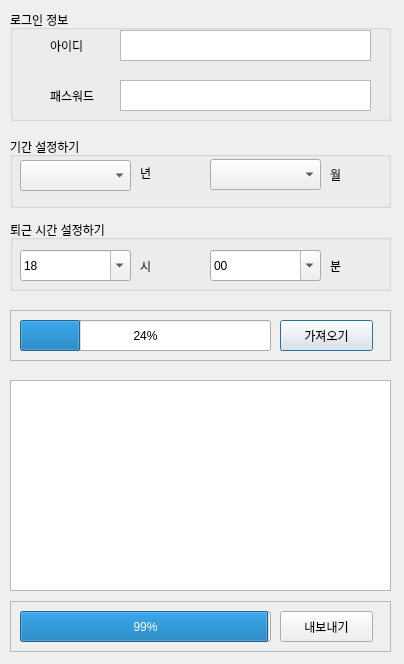
<?xml version="1.0" encoding="UTF-8"?>
<ui version="4.0">
 <class>Dialog</class>
 <widget class="QDialog" name="Dialog">
  <property name="geometry">
   <rect>
    <x>0</x>
    <y>0</y>
    <width>404</width>
    <height>664</height>
   </rect>
  </property>
  <property name="sizePolicy">
   <sizepolicy hsizetype="Fixed" vsizetype="Fixed">
    <horstretch>0</horstretch>
    <verstretch>0</verstretch>
   </sizepolicy>
  </property>
  <property name="windowTitle">
   <string>Dialog</string>
  </property>
  <widget class="QGroupBox" name="U_LoginInfo">
   <property name="geometry">
    <rect>
     <x>10</x>
     <y>10</y>
     <width>381</width>
     <height>111</height>
    </rect>
   </property>
   <property name="title">
    <string>로그인 정보</string>
   </property>
   <widget class="QTextEdit" name="G_User_PW">
    <property name="geometry">
     <rect>
      <x>110</x>
      <y>70</y>
      <width>251</width>
      <height>31</height>
     </rect>
    </property>
   </widget>
   <widget class="QTextEdit" name="G_User_ID">
    <property name="geometry">
     <rect>
      <x>110</x>
      <y>20</y>
      <width>251</width>
      <height>31</height>
     </rect>
    </property>
   </widget>
   <widget class="QLabel" name="label">
    <property name="geometry">
     <rect>
      <x>40</x>
      <y>30</y>
      <width>56</width>
      <height>12</height>
     </rect>
    </property>
    <property name="text">
     <string>아이디</string>
    </property>
   </widget>
   <widget class="QLabel" name="label_2">
    <property name="geometry">
     <rect>
      <x>40</x>
      <y>80</y>
      <width>56</width>
      <height>12</height>
     </rect>
    </property>
    <property name="text">
     <string>패스워드</string>
    </property>
   </widget>
  </widget>
  <widget class="QGroupBox" name="U_SetDate">
   <property name="geometry">
    <rect>
     <x>10</x>
     <y>137</y>
     <width>381</width>
     <height>71</height>
    </rect>
   </property>
   <property name="title">
    <string>기간 설정하기</string>
   </property>
   <widget class="QComboBox" name="G_User_SetYear">
    <property name="geometry">
     <rect>
      <x>10</x>
      <y>23</y>
      <width>111</width>
      <height>31</height>
     </rect>
    </property>
   </widget>
   <widget class="QComboBox" name="G_User_SetMonth">
    <property name="geometry">
     <rect>
      <x>200</x>
      <y>22</y>
      <width>111</width>
      <height>31</height>
     </rect>
    </property>
   </widget>
   <widget class="QLabel" name="label_3">
    <property name="geometry">
     <rect>
      <x>130</x>
      <y>30</y>
      <width>56</width>
      <height>12</height>
     </rect>
    </property>
    <property name="text">
     <string>년</string>
    </property>
   </widget>
   <widget class="QLabel" name="label_4">
    <property name="geometry">
     <rect>
      <x>320</x>
      <y>30</y>
      <width>61</width>
      <height>16</height>
     </rect>
    </property>
    <property name="text">
     <string>월</string>
    </property>
   </widget>
  </widget>
  <widget class="QGroupBox" name="U_SetTime">
   <property name="geometry">
    <rect>
     <x>10</x>
     <y>220</y>
     <width>381</width>
     <height>71</height>
    </rect>
   </property>
   <property name="title">
    <string>퇴근 시간 설정하기</string>
   </property>
   <widget class="QFontComboBox" name="G_User_SetHour">
    <property name="geometry">
     <rect>
      <x>10</x>
      <y>30</y>
      <width>111</width>
      <height>31</height>
     </rect>
    </property>
    <property name="currentText">
     <string>18</string>
    </property>
   </widget>
   <widget class="QFontComboBox" name="G_User_SetMinute">
    <property name="geometry">
     <rect>
      <x>200</x>
      <y>30</y>
      <width>111</width>
      <height>31</height>
     </rect>
    </property>
    <property name="currentText">
     <string>00</string>
    </property>
   </widget>
   <widget class="QLabel" name="label_5">
    <property name="geometry">
     <rect>
      <x>130</x>
      <y>40</y>
      <width>56</width>
      <height>12</height>
     </rect>
    </property>
    <property name="text">
     <string>시</string>
    </property>
   </widget>
   <widget class="QLabel" name="label_6">
    <property name="geometry">
     <rect>
      <x>320</x>
      <y>40</y>
      <width>56</width>
      <height>12</height>
     </rect>
    </property>
    <property name="text">
     <string>분</string>
    </property>
   </widget>
  </widget>
  <widget class="QTableView" name="U_Print_OTTable">
   <property name="geometry">
    <rect>
     <x>10</x>
     <y>380</y>
     <width>381</width>
     <height>211</height>
    </rect>
   </property>
   <property name="sizePolicy">
    <sizepolicy hsizetype="Fixed" vsizetype="Fixed">
     <horstretch>0</horstretch>
     <verstretch>0</verstretch>
    </sizepolicy>
   </property>
   <property name="minimumSize">
    <size>
     <width>0</width>
     <height>0</height>
    </size>
   </property>
   <property name="sizeIncrement">
    <size>
     <width>0</width>
     <height>0</height>
    </size>
   </property>
   <property name="baseSize">
    <size>
     <width>0</width>
     <height>0</height>
    </size>
   </property>
  </widget>
  <widget class="QFrame" name="U_Get_GWHR">
   <property name="geometry">
    <rect>
     <x>10</x>
     <y>310</y>
     <width>381</width>
     <height>51</height>
    </rect>
   </property>
   <property name="frameShape">
    <enum>QFrame::StyledPanel</enum>
   </property>
   <property name="frameShadow">
    <enum>QFrame::Raised</enum>
   </property>
   <widget class="QProgressBar" name="U_Get_GWHR_Proc">
    <property name="geometry">
     <rect>
      <x>10</x>
      <y>10</y>
      <width>251</width>
      <height>31</height>
     </rect>
    </property>
    <property name="value">
     <number>24</number>
    </property>
   </widget>
   <widget class="QPushButton" name="G_Get_GWHR">
    <property name="geometry">
     <rect>
      <x>270</x>
      <y>10</y>
      <width>93</width>
      <height>31</height>
     </rect>
    </property>
    <property name="text">
     <string>가져오기</string>
    </property>
   </widget>
  </widget>
  <widget class="QFrame" name="U_Make_DocForm">
   <property name="geometry">
    <rect>
     <x>10</x>
     <y>601</y>
     <width>381</width>
     <height>51</height>
    </rect>
   </property>
   <property name="frameShape">
    <enum>QFrame::StyledPanel</enum>
   </property>
   <property name="frameShadow">
    <enum>QFrame::Raised</enum>
   </property>
   <widget class="QProgressBar" name="G_Make_DocForm_Proc">
    <property name="geometry">
     <rect>
      <x>10</x>
      <y>10</y>
      <width>251</width>
      <height>31</height>
     </rect>
    </property>
    <property name="value">
     <number>99</number>
    </property>
   </widget>
   <widget class="QPushButton" name="G_Make_DocForm">
    <property name="geometry">
     <rect>
      <x>270</x>
      <y>10</y>
      <width>93</width>
      <height>31</height>
     </rect>
    </property>
    <property name="text">
     <string>내보내기</string>
    </property>
   </widget>
  </widget>
 </widget>
 <resources/>
 <connections/>
</ui>
